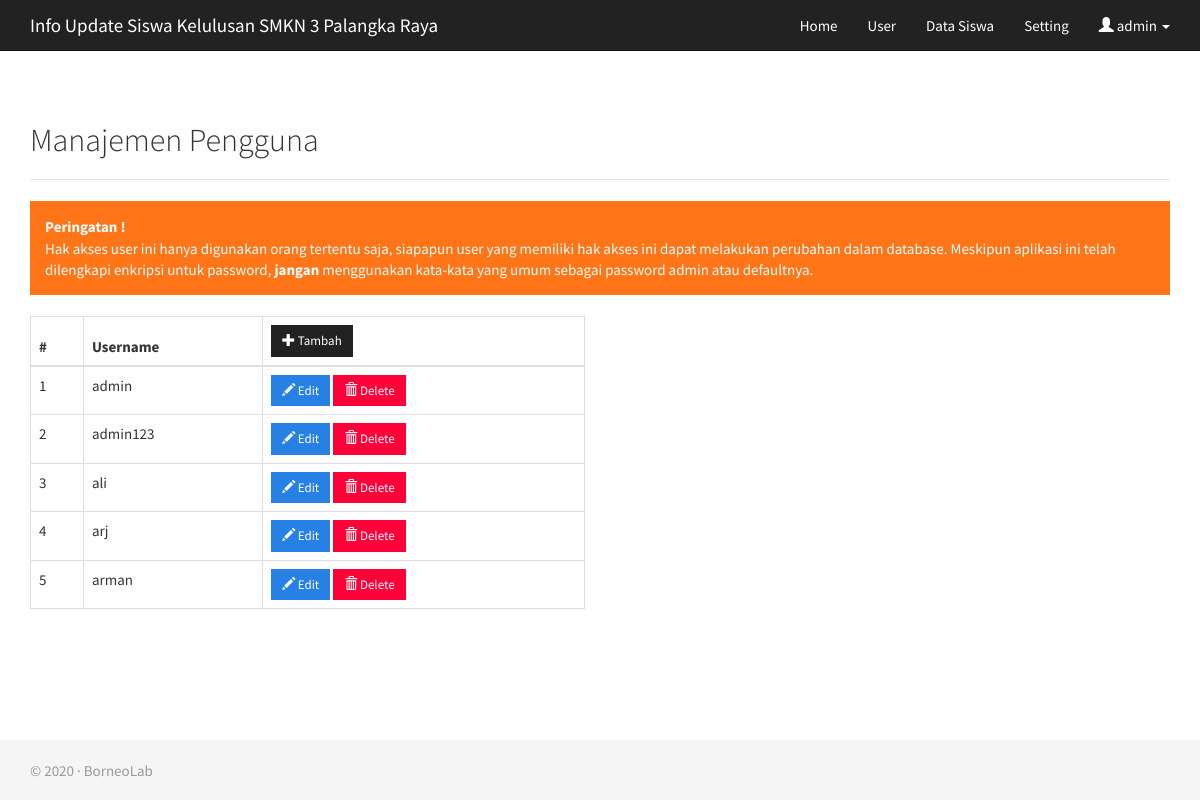
The page /admin/user.php (signed in) on the database its author committed.
### tables this page shows
CREATE TABLE `un_konfigurasi` (
  `id` int(11) NOT NULL,
  `sekolah` varchar(255) NOT NULL,
  `tahun` year(4) NOT NULL,
  `tgl_pengumuman` datetime NOT NULL
);

CREATE TABLE `un_user` (
  `UID` tinyint(4) NOT NULL,
  `username` varchar(50) NOT NULL,
  `password` varchar(50) NOT NULL
);

### admin/user.php (the view, shortened to what this page needs)
<?php
if(isset($_SESSION['logged']) && !empty($_SESSION['logged'])){
include "../database.php";
include '_header.php';
?>
<div class="container">
<h2>Manajemen Pengguna</h2><hr>
<div class="alert alert-warning"><strong>Peringatan !</strong><br>Hak akses user ini hanya digunakan orang tertentu saja, siapapun user yang memiliki hak akses ini dapat melakukan perubahan dalam database. Meskipun aplikasi ini telah dilengkapi enkripsi untuk password, <strong>jangan</strong> menggunakan kata-kata yang umum sebagai password admin atau defaultnya.</div>
<?php
	$qUser = mysqli_query($db_conn,"SELECT * FROM un_user ORDER BY username");
	echo '<div class="row">';
	echo '<div class="col-md-6">';
	echo '<table class="table table-bordered">';
	echo '<thead><tr><th>#</th><th>Username</th><th><a href="user_add.php" class="btn btn-default btn-sm"><span class="glyphicon glyphicon-plus" aria-hidden="true"></span> Tambah</a></th></tr></thead>';
	echo '<tbody>';
	$no = 1;
	while($data = mysqli_fetch_array($qUser)){
		echo '<tr>';
		echo '<td>'.$no.'</td>';
		echo '<td>'.$data['username'].'</td>';
		echo '<td><a href="user_edit.php?uid='.$data['UID'].'" class="btn btn-primary btn-sm"><span class="glyphicon glyphicon-pencil" aria-hidden="true"></span> Edit</a> ';
		echo '<a href="user_del.php?uid='.$data['UID'].'" class="btn btn-danger btn-sm" onclick="return confirm(\'Yakin akan menghapus user ini?\')"><span class="glyphicon glyphicon-trash" aria-hidden="true"></span> Delete</a></td>';
		echo '</tr>';
		$no++;
	}
	echo '</tbody></table></div></div>';
?>
</div>
<?php
include '_footer.php';
} else {
	header('Location: ./login.php');
}
?>

### admin/_header.php (shortened to what this page needs)
<?php
if(isset($_SESSION['logged']) && !empty($_SESSION['logged'])){
	$que = mysqli_query($db_conn, "SELECT * FROM un_konfigurasi");
	$hsl = mysqli_fetch_array($que);
?>
<!DOCTYPE html>
<html>
<head>
    <link href="../css/bootstrap.min.css" rel="stylesheet">
    <link href="../css/jasny-bootstrap.min.css" rel="stylesheet">
</head>
<body>
    <nav class="navbar navbar-default bg-success navbar-static-top">
        <div class="container">
            <div class="navbar-header">
              <a class="navbar-brand" href="./">Info Update Siswa Kelulusan <?=$hsl['sekolah'] ?></a>
            </div>
            <div id="navbar" class="collapse navbar-collapse">
				<ul class="nav navbar-nav navbar-right">
					<li><a href="./">Home</a></li>
					<li><a href="user.php">User</a></li>
					<li><a href="data.php">Data Siswa</a></li>
					<li><a href="konfigurasi.php">Setting</a></li>
					<li class="dropdown">
							<a href="#" class="dropdown-toggle" data-toggle="dropdown" role="button" aria-expanded="true">
									<span class="glyphicon glyphicon-user" aria-hidden="true"></span> <?php echo $_SESSION['username']; ?> <span class="caret"></span>
							</a>
					</li>
				</ul>
		</div>
        </div>
    </nav>
<?php
} else {
	header('Location: ./login.php');
}
?>

### admin/_footer.php
<?php
if(isset($_SESSION['logged']) && !empty($_SESSION['logged'])){
?>
	<footer class="footer">
		<div class="container">
		<p class="text-muted">&copy; <?=$hsl['tahun'] ?> &middot; BorneoLab </p>
		</div>
	</footer>
</body>
</html>
<?php
} else {
	header('Location: ./login.php');
}
?>

### admin/_header.php (style rules this page uses)
html { position: relative; min-height: 100%; }
body { margin-bottom: 60px; }
.footer { position: absolute; bottom: 0; width: 100%; height: 60px; background-color: #f5f5f5; }
body > .container { padding: 30px 15px 0; }
.container .text-muted { margin: 20px 0; }
.footer > .container { padding-right: 15px; padding-left: 15px; }

### rows shown on the page
un_konfigurasi: sekolah "SMKN 3 Palangka Raya", tahun "2020"
un_user: username "admin"
un_user: username "admin123"
un_user: username "ali"
un_user: username "arj"
un_user: username "arman"

### other values the page prints
$_SESSION['username'] "admin"
